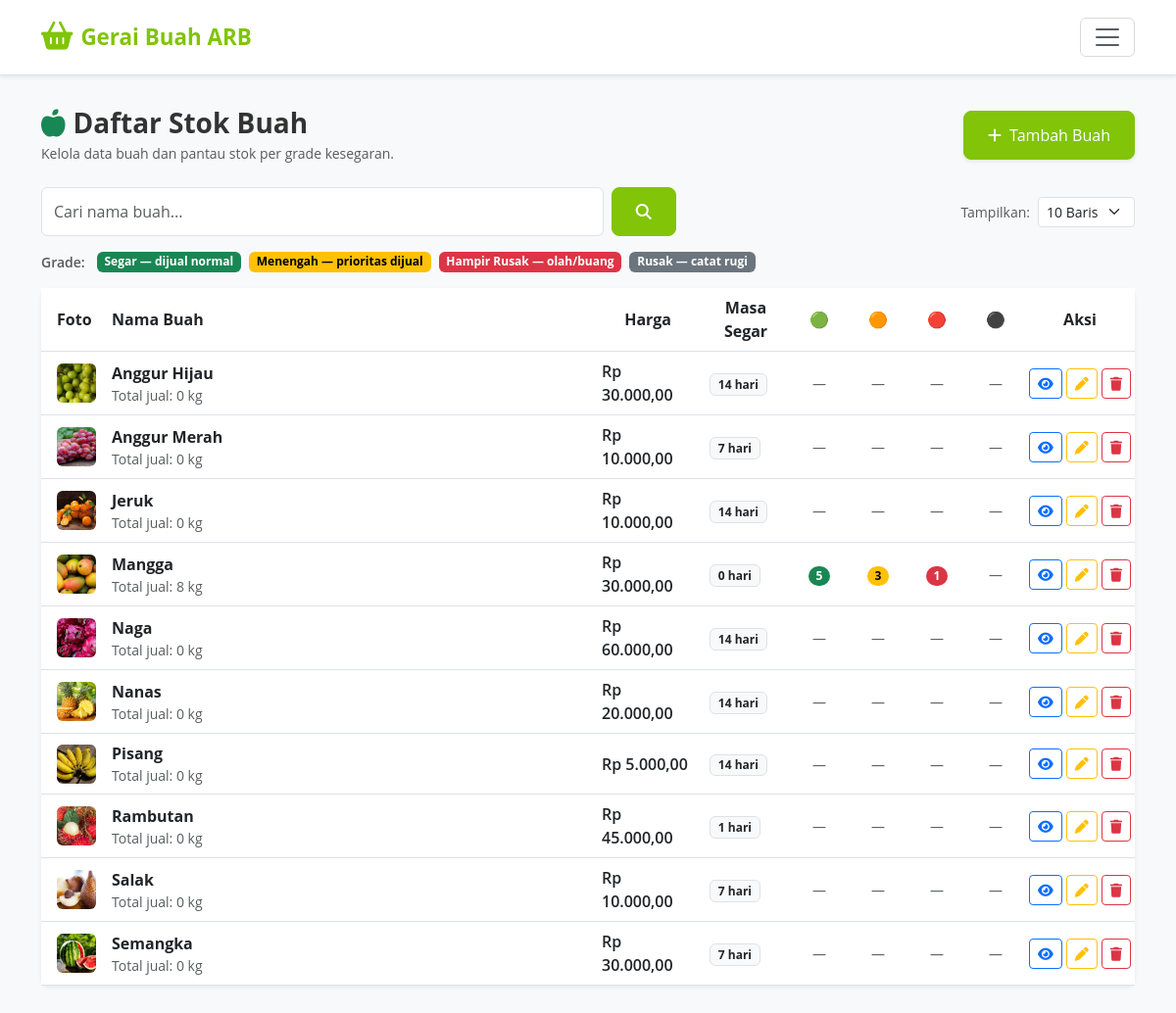
The page /karyawan/buah/ (signed in) on the database its author committed.
### core/models.py (models this page shows, shortened)
class Buah(models.Model):
    idBuah = models.AutoField(primary_key=True)
    namaBuah = models.CharField(max_length=50)
    fotoBuah = models.ImageField(upload_to='buah_images/')
    hargaBuah = models.DecimalField(max_digits=8, decimal_places=2)  # dalam ribu rupiah
    deskripsiBuah = models.TextField()
    lamaKesegaraan = models.IntegerField()  # dalam hari max_length=2
    class Meta:
        verbose_name_plural = "Buah"
    @property
    def stokBuah(self):
        return sum(
            (d.qty_segar + d.qty_menengah) for d in self.detail_pengadaan.filter(status=True)
        )
    @property
    def stokPerGrade(self):
        stok = {'segar': 0, 'menengah': 0, 'hampir_rusak': 0, 'rusak': 0}
        for d in self.detail_pengadaan.filter(status=True):
            stok['segar'] += d.qty_segar
            stok['menengah'] += d.qty_menengah
            stok['hampir_rusak'] += d.qty_hampir_rusak
            stok['rusak'] += d.qty_rusak
        return stok

class DetailPengadaan(models.Model):
    idDetailPengadaan = models.AutoField(primary_key=True)
    idPengadaan = models.ForeignKey(Pengadaan, on_delete=models.CASCADE)
    idBuah = models.ForeignKey(Buah, on_delete=models.CASCADE, related_name="detail_pengadaan")
    qty_segar = models.IntegerField(default=0)
    qty_menengah = models.IntegerField(default=0)
    qty_hampir_rusak = models.IntegerField(default=0)
    qty_rusak = models.IntegerField(default=0)
    kuantitas = models.IntegerField(default=0, help_text="Kuantitas total kotor nota")
    subHarga = models.DecimalField(max_digits=9, decimal_places=2, default=0)  # dalam ribu rupiah
    tanggalMasuk = models.DateField(auto_now_add=True)
    status = models.BooleanField(default=True)
    class Meta:
        verbose_name_plural = "Detail Pengadaan"

### core/karyawan_views.py (the view)
# urls.py: path('buah/', karyawan_views.buah_list, name='karyawan_buah_list'),
@karyawan_required
def buah_list(request):
    q = request.GET.get('q', '').strip()
    limit = request.GET.get('limit', '10')
    buah_queryset = Buah.objects.all().order_by('namaBuah')
    if q:
        buah_queryset = buah_queryset.filter(namaBuah__icontains=q)
    if limit == 'all':
        buah_items = buah_queryset
    else:
        try:
            limit_int = int(limit)
        except ValueError:
            limit_int = 10
        paginator = Paginator(buah_queryset, limit_int)
        page_number = request.GET.get('page')
        buah_items = paginator.get_page(page_number)
    return render(request, 'core/karyawan/buah_list.html', {
        'buah_items': buah_items,
        'q': q,
        'limit': limit
    })

### core/context_processors.py (called while the page is built, shortened)
def kesegaran_alert(request):
    kritis_buah = []
    peringatan_buah = []
    total_alerts = 0
    default_context = {
        'kritis_buah': kritis_buah,
        'peringatan_buah': peringatan_buah,
        'total_alerts': total_alerts,
    }
    if not request.user.is_authenticated or not request.user.is_staff:
        return default_context
    from django.urls import resolve
    try:
        resolved = resolve(request.path)
        if resolved.url_name != 'index' or not resolved.app_name == 'admin':
            return default_context
    except Exception:
        return default_context

def global_karyawan_alerts(request):
    badge_pesanan_baru = Pembelian.objects.filter(statusPembelian='Menunggu').count()
    return {
        'badge_pesanan_baru': badge_pesanan_baru
    }

### core/karyawan_views.py (called while the page is built)
def karyawan_required(view_func):
    @wraps(view_func)
    def _wrapped_view(request, *args, **kwargs):
        if 'karyawan_id' not in request.session:
            messages.error(request, 'Silakan login terlebih dahulu untuk mengakses portal karyawan.')
            return redirect('karyawan_login')
        return view_func(request, *args, **kwargs)
    return _wrapped_view

### core/templates/core/karyawan/buah_list.html (shortened to what this page needs)
{% extends 'core/karyawan/base.html' %}
{% load humanize %}
{% block content %}
<div class="d-flex justify-content-between align-items-center mb-4">
    <div>
        <h3 class="fw-bold m-0"><i class="fa-solid fa-apple-whole text-success me-2"></i>Daftar Stok Buah</h3>
        <p class="text-muted m-0 small mt-1">Kelola data buah dan pantau stok per grade kesegaran.</p>
    </div>
    <button type="button" class="btn btn-brand-success touch-btn shadow-sm px-4" data-bs-toggle="modal" data-bs-target="#modalTambahBuah">
        <i class="fa-solid fa-plus me-2"></i>Tambah Buah
    </button>
</div>
<div class="row mb-3 g-2 align-items-center">
    <div class="col-12 col-md-7">
        <form method="GET" class="d-flex gap-2">
            <input type="text" name="q" value="{{ q }}" class="form-control" placeholder="Cari nama buah...">
            <button type="submit" class="btn btn-brand-success px-4"><i class="fa-solid fa-search"></i></button>
        </form>
    </div>
    <div class="col-12 col-md-5 text-md-end">
        <form method="GET" class="d-inline-flex align-items-center gap-2">
            <label class="text-muted small mb-0 text-nowrap">Tampilkan:</label>
            <select name="limit" class="form-select form-select-sm" onchange="this.form.submit()" style="width:auto;">
                <option value="10" {% if limit == '10' %}selected{% endif %}>10 Baris</option>
            </select>
        </form>
    </div>
</div>
<div class="d-flex flex-wrap gap-2 mb-3">
    <small class="text-muted fw-semibold me-1 align-self-center">Grade:</small>
    <span class="badge text-bg-success">Segar — dijual normal</span>
    <span class="badge text-bg-warning">Menengah — prioritas dijual</span>
    <span class="badge text-bg-danger">Hampir Rusak — olah/buang</span>
    <span class="badge text-bg-secondary">Rusak — catat rugi</span>
</div>
<div class="card shadow-sm border-0 rounded-3">
    <div class="table-responsive">
        <table class="table table-hover align-middle mb-0" style="min-width: 600px;">
            <thead class="text-white text-center align-middle" style="background-color: #81C408 !important;">
                <tr>
                    <th class="ps-3 py-3" style="width:60px; text-align: left;">Foto</th>
                    <th class="py-3 text-truncate" style="max-width: 150px; text-align: left; overflow: hidden; text-overflow: ellipsis; white-space: nowrap;">Nama Buah</th>
                    <th class="d-none d-md-table-cell py-3" style="width:110px;">Harga</th>
                    <th class="d-none d-md-table-cell" style="width:90px;">Masa Segar</th>
                    <th class="text-center" style="width:60px;" title="Segar">🟢</th>
                    <th class="text-center" style="width:60px;" title="Menengah">🟠</th>
                    <th class="text-center" style="width:60px;" title="Hampir Rusak">🔴</th>
                    <th class="text-center" style="width:60px;" title="Rusak">⚫</th>
                    <th class="text-center" style="width:100px;">Aksi</th>
                </tr>
            </thead>
            <tbody>
                {% if buah_items %}
                    {% for buah in buah_items %}
                    {% with gr=buah.stokPerGrade %}
                    <tr>
                        <td class="ps-3">
                            {% if buah.fotoBuah %}
                                <img src="{{ buah.fotoBuah.url }}" alt="{{ buah.namaBuah }}"
                                     class="rounded-2" style="width:40px;height:40px;object-fit:cover;">
                            {% else %}
                                <div class="bg-light text-secondary rounded-2 d-flex align-items-center justify-content-center"
                                     style="width:40px;height:40px;font-size:1rem;">
                                    <i class="fa-solid fa-image"></i>
                                </div>
                            {% endif %}
                        </td>
                        <td>
                            <strong class="d-block">{{ buah.namaBuah }}</strong>
                            <small class="text-muted d-none d-md-block">Total jual: {{ buah.stokBuah }} kg</small>
                        </td>
                        <td class="d-none d-md-table-cell">
                            <span class="fw-semibold">Rp {{ buah.hargaBuah|intcomma }}</span>
                        </td>
                        <td class="d-none d-md-table-cell">
                            <span class="badge bg-light text-dark border">{{ buah.lamaKesegaraan }} hari</span>
                        </td>
                        <td class="text-center px-1">
                            {% if gr.segar > 0 %}
                                <span class="badge text-bg-success rounded-pill px-2 py-1">{{ gr.segar }}</span>
                            {% else %}
                                <span class="text-muted small">—</span>
                            {% endif %}
                        </td>
                        <td class="text-center px-1">
                            {% if gr.menengah > 0 %}
                                <span class="badge text-bg-warning rounded-pill px-2 py-1">{{ gr.menengah }}</span>
                            {% else %}
                                <span class="text-muted small">—</span>
                            {% endif %}
                        </td>
                        <td class="text-center px-1">
                            {% if gr.hampir_rusak > 0 %}
                                <span class="badge text-bg-danger rounded-pill px-2 py-1">{{ gr.hampir_rusak }}</span>
                            {% else %}
                                <span class="text-muted small">—</span>
                            {% endif %}
                        </td>
                        <td class="text-center px-1">
                            {% if gr.rusak > 0 %}
                                <span class="badge text-bg-danger rounded-pill px-2 py-1">{{ gr.rusak }}</span>
                            {% else %}
                                <span class="text-muted small">—</span>
                            {% endif %}
                        </td>
                        <td class="text-center px-1">
                            <div class="d-flex justify-content-center gap-1">
                                <a href="{% url 'karyawan_buah_detail' buah.idBuah %}"
                                   class="btn btn-sm btn-outline-primary btn-xs-mobile" title="Lihat Detail & Kelola Stok">
                                    <i class="fa-solid fa-eye"></i>
                                </a>
                                <button type="button" class="btn btn-sm btn-outline-warning btn-xs-mobile"
                                        data-bs-toggle="modal"
                                        data-bs-target="#modalEditBuah{{ buah.idBuah }}" title="Ubah Data">
                                    <i class="fa-solid fa-pen"></i>
                                </button>
                                <button type="button" class="btn btn-sm btn-outline-danger btn-xs-mobile"
                                        onclick="konfirmasiHapusBuah('{{ buah.idBuah }}','{{ buah.namaBuah }}')"
                                        title="Hapus">
                                    <i class="fa-solid fa-trash"></i>
                                </button>
                            </div>
                        </td>
                    </tr>
                    {% endwith %}
                    {% endfor %}
                {% endif %}
            </tbody>
        </table>
    </div>
</div>
{% endblock %}

### core/templates/core/karyawan/base.html (style rules this page uses)
body { font-family: 'Open Sans', sans-serif; background-color: #f8f9fa; color: #333; overflow-x: hidden; }
.btn-brand-success { background-color: #81C408; border-color: #81C408; color: white; padding: 12px 24px; font-size: 1rem; font-weight: 500; border-radius: 8px; }
.touch-btn { min-height: 48px; min-width: 48px; display: inline-flex; align-items: center; justify-content: center; font-weight: 500; }

### rows shown on the page
Buah: fotoBuah (picture), namaBuah "Anggur Hijau", stokBuah "0", hargaBuah "30.000,00", lamaKesegaraan "14"
Buah: fotoBuah (picture), namaBuah "Anggur Merah", stokBuah "0", hargaBuah "10.000,00", lamaKesegaraan "7"
Buah: fotoBuah (picture), namaBuah "Jeruk", stokBuah "0", hargaBuah "10.000,00", lamaKesegaraan "14"
Buah: fotoBuah (picture), namaBuah "Mangga", stokBuah "8", hargaBuah "30.000,00", lamaKesegaraan "0", stokPerGrade.segar "5", stokPerGrade.menengah "3", stokPerGrade.hampir_rusak "1"
Buah: fotoBuah (picture), namaBuah "Naga", stokBuah "0", hargaBuah "60.000,00", lamaKesegaraan "14"
Buah: fotoBuah (picture), namaBuah "Nanas", stokBuah "0", hargaBuah "20.000,00", lamaKesegaraan "14"
Buah: fotoBuah (picture), namaBuah "Pisang", stokBuah "0", hargaBuah "5.000,00", lamaKesegaraan "14"
Buah: fotoBuah (picture), namaBuah "Rambutan", stokBuah "0", hargaBuah "45.000,00", lamaKesegaraan "1"
Buah: fotoBuah (picture), namaBuah "Salak", stokBuah "0", hargaBuah "10.000,00", lamaKesegaraan "7"
Buah: fotoBuah (picture), namaBuah "Semangka", stokBuah "0", hargaBuah "30.000,00", lamaKesegaraan "7"
